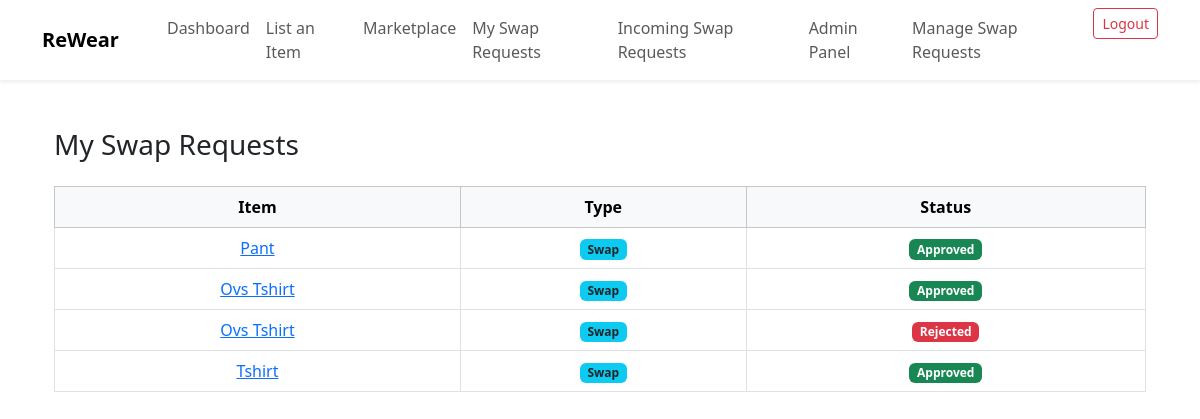
Page /my_swap_requests (signed in) on the earlier database version.
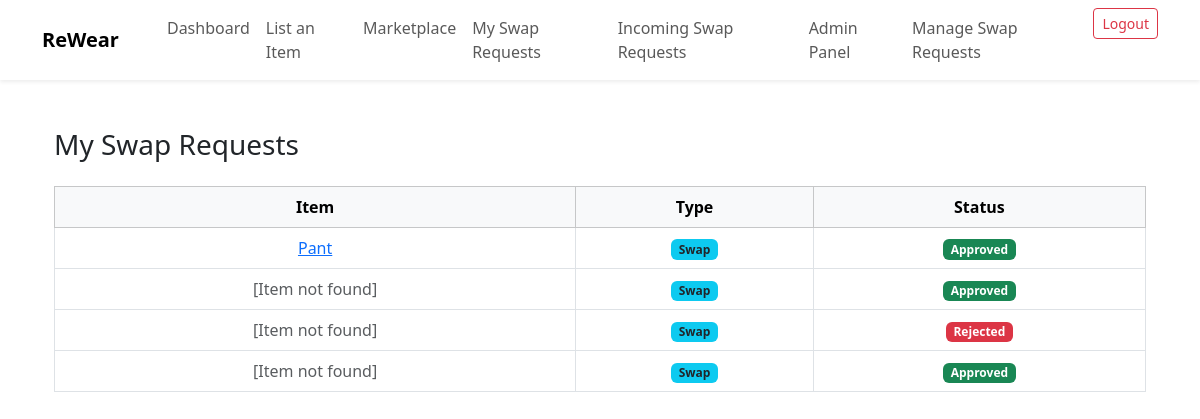
Same page on the later database version.
### models/models.py (models this page shows)
class Item(db.Model):
    id = db.Column(db.Integer, primary_key=True)
    title = db.Column(db.String(100), nullable=False)
    description = db.Column(db.Text, nullable=False)
    category = db.Column(db.String(50))
    type = db.Column(db.String(50))
    size = db.Column(db.String(20))
    condition = db.Column(db.String(50))
    tags = db.Column(db.String(100))
    image_filename = db.Column(db.String(100))
    uploader_id = db.Column(db.Integer, db.ForeignKey('user.id'), nullable=False)
    status = db.Column(db.String(20), default='available')

class SwapRequest(db.Model):
    id = db.Column(db.Integer, primary_key=True)
    item_id = db.Column(db.Integer, db.ForeignKey('item.id'), nullable=False)  # item to be received
    requester_id = db.Column(db.Integer, db.ForeignKey('user.id'), nullable=False)
    offered_item_id = db.Column(db.Integer, db.ForeignKey('item.id'), nullable=True)  # item offered in swap
    type = db.Column(db.String(10))  # 'swap' or 'buy'
    status = db.Column(db.String(20), default='pending')

### app.py (the view)
@app.route('/my_swap_requests')
@login_required
def my_swap_requests():
    swap_requests = SwapRequest.query.filter_by(requester_id=current_user.id).all()
    items = {req.item_id: Item.query.get(req.item_id) for req in swap_requests}
    return render_template('my_swap_requests.html', swap_requests=swap_requests, items=items)

### app.py (called while the page is built)
@login_manager.user_loader
def load_user(user_id):
    return User.query.get(int(user_id))

### templates/my_swap_requests.html
{% extends "base.html" %}
{% block content %}
<div class="container py-5">
  <h3 class="mb-4">My Swap Requests</h3>
  {% if swap_requests %}
  <div class="table-responsive">
    <table class="table table-bordered table-hover align-middle text-center">
      <thead class="table-light">
        <tr>
          <th>Item</th>
          <th>Type</th>
          <th>Status</th>
        </tr>
      </thead>
      <tbody>
        {% for req in swap_requests %}
        <tr>
          <td>
            {% set item = items[req.item_id] %}
            {% if item %}
              <a href="{{ url_for('item_detail', item_id=item.id) }}">{{ item.title }}</a>
            {% else %}
              <span class="text-muted">[Item not found]</span>
            {% endif %}
          </td>
          <td>
            <span class="badge bg-info text-dark">{{ req.type|capitalize }}</span>
          </td>
          <td>
            {% if req.status == 'pending' %}
              <span class="badge bg-warning text-dark">Pending</span>
            {% elif req.status == 'approved' %}
              <span class="badge bg-success">Approved</span>
            {% elif req.status == 'rejected' %}
              <span class="badge bg-danger">Rejected</span>
            {% else %}
              <span class="badge bg-secondary">{{ req.status|capitalize }}</span>
            {% endif %}
          </td>
        </tr>
        {% endfor %}
      </tbody>
    </table>
  </div>
  {% else %}
    <div class="alert alert-info text-center">You have not made any swap or buy requests yet.</div>
  {% endif %}
</div>
{% endblock %}

Differences in the rows shown:
removed Item: title "Ovs Tshirt"
removed Item: title "Tshirt"
shown differently, row unchanged: SwapRequest (number 2 of 4 on the later page): now shows "[Item not found]"
shown differently, row unchanged: SwapRequest (number 3 of 4 on the later page): now shows "[Item not found]"
shown differently, row unchanged: SwapRequest (number 4 of 4 on the later page): now shows "[Item not found]"
